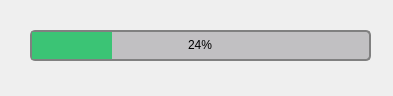
<?xml version="1.0" encoding="UTF-8"?>
<ui version="4.0">
 <class>Form</class>
 <widget class="QWidget" name="Form">
  <property name="geometry">
   <rect>
    <x>0</x>
    <y>0</y>
    <width>393</width>
    <height>96</height>
   </rect>
  </property>
  <property name="windowTitle">
   <string>Form</string>
  </property>
  <widget class="QProgressBar" name="progressBar">
   <property name="geometry">
    <rect>
     <x>30</x>
     <y>30</y>
     <width>341</width>
     <height>31</height>
    </rect>
   </property>
   <property name="styleSheet">
    <string notr="true">QProgressBar {
    border: 2px solid grey;
    border-radius: 5px;
    text-align: center;
	background-color:#c1c0c2
}


QProgressBar::chunk {
    background-color: #3BC475;
    width: 10px;
    margin: 0px;
	
}


</string>
   </property>
   <property name="value">
    <number>24</number>
   </property>
  </widget>
 </widget>
 <resources/>
 <connections/>
</ui>
